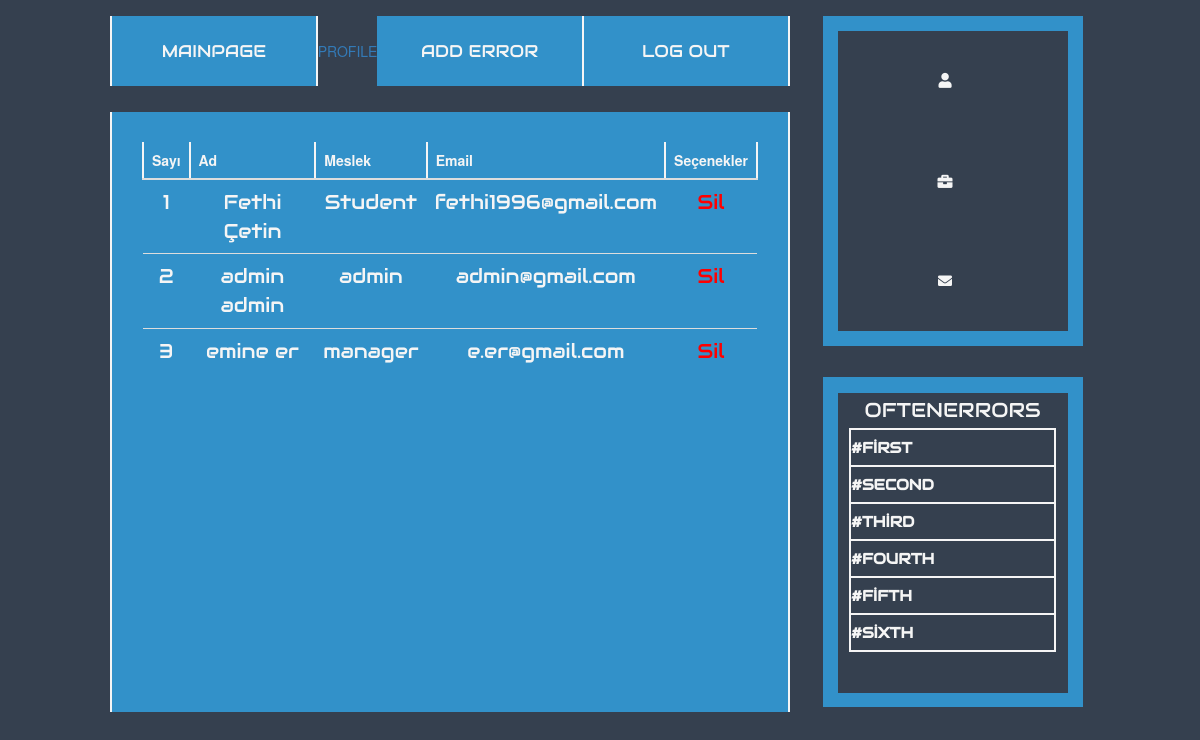
The page /errorsharing/index.php/members on the database its author committed.
### tables this page shows
CREATE TABLE `userlogin` (
  `id` int(11) NOT NULL,
  `name` varchar(255) NOT NULL,
  `lastname` varchar(255) NOT NULL,
  `job` varchar(255) NOT NULL,
  `email` text NOT NULL,
  `password` varchar(50) NOT NULL
);

### errorsharing/application/controllers/members.php (called while the page is built, shortened)
<?php
class Members extends CI_Controller {
    public function __construct(){
        $this->load->model('errorModel');
        $this->data['members'] = $this->errorModel->members();
    }
    public function index()
    {
        $this->load->view('members',$this->data);
    }
}

### errorsharing/index.php (called while the page is built, shortened)
<?php
require_once BASEPATH.'core/CodeIgniter.php';

### errorsharing/application/models/errormodel.php (called while the page is built, shortened)
<?php
class ErrorModel extends CI_Model{
	function members(){
		$sonuc = $this->db->get('userlogin');
		return ($sonuc->num_rows() > 0) ? $sonuc->result() : FALSE;
	}
}

### errorsharing/application/views/members.php (the view, shortened to what this page needs)
<!DOCTYPE html>
 <html lang="en">
 <head>
 </head>
 <link rel="stylesheet" href="https://use.fontawesome.com/releases/v5.5.0/css/all.css">
 <link rel="stylesheet" href="<?=site_url('bootstrap-3.3.7-dist/css/bootstrap.min.css') ?>">
<link rel="stylesheet" href="<?=site_url('sweetalert2/dist/sweetalert2.css') ?>" />
<link rel="stylesheet" href="<?=site_url('sweetalert2/dist/sweetalert2.min.css') ?>" />
 <body>
                <div id="container">
                    <div id="content">
                                <nav>
                                    <ul>
                                        <li id="first-last">
                                            <a href="<?=site_url('homepage')?>">MAINPAGE</a>
                                        </li>
                                        <?php if(@$_SESSION["name"] == "admin") { ?>
                                        <li class="orta">
                                            <a href="<?=site_url('profile')?>">ERRORS</a>
                                        </li>
                                        <?php }else { ?>
                                            <a href="<?=site_url('profile')?>">PROFILE</a>
                                        <?php } ?>
                                        <li class="orta">
                                            <a href="<?=site_url('adderror')?>">ADD ERROR</a>
                                        </li>
                                        <li class="orta">
                                            <a href="<?=site_url('login/cikisYap/')?>">LOG OUT</a>
                                        </li>
                                    </ul>
                                </nav>
                                <div id="icerik">
                                <table class="table" id="dev-table">
                                      <thead>
                                        <tr>
                                          <th>Sayı</th>
                                          <th>Ad</th>
                                          <th>Meslek</th>
                                          <th>Email</th>
                                          <th>Seçenekler</th>
                                        </tr>
                                      </thead>
                                      <tbody>
                                    <?php if(@$members) { ?>
                                        <?php $count=1; foreach ($members as $member) : ?>
                                        <tr>
                                            <td><?=$count?></td>
                                            <td><?=$member->name?> <?=$member->lastname?></td>
                                            <td><?=$member->job?></td>
                                            <td><?=$member->email?></td>
                                             <td><a style="cursor:pointer;color:red" onclick="uyesil(<?=$member->id?>);">Sil</a></td>
                                        </tr>
                                        <?php ++$count; endforeach; ?>
                                    <?php }else{ ?>
                                        <div class="alert alert-danger">Hiç uye bulunamadı.</div>
                                    <?php } ?>
                                      </tbody>
                                    </table>
                                </div>
                    </div>
                    <div id="others">
                        <div id="profil">
                            <div id="login">
                                <div id="namesurname">
                                    <div><i class="fas fa-user"></i></div>
                                </div>
                                <div id="job">
                                    <div><i class="fas fa-briefcase"></i></div>
                                </div>
                                <div id="mail">
                                    <div><i class="fas fa-envelope"></i></div>
                                </div>
                            </div>
                        </div>
                        <div id="information">
                            <div id="common-errors">
                                <div>
                                    <table>
                                        <tr>
                                            <td>OFTENERRORS</td>
                                        </tr>
                                        <tr>
                                            <th><a href="#">#FİRST</a></th>
                                        </tr>
                                        <tr>
                                            <th><a href="#">#SECOND</a></th>
                                        </tr>
                                        <tr>
                                            <th><a href="#">#THİRD</a></th>
                                        </tr>
                                        <tr>
                                            <th><a href="#">#FOURTH</a></th>
                                        </tr>
                                        <tr>
                                            <th><a href="#">#FİFTH</a></th>
                                        </tr>
                                        <tr>
                                            <th><a href="#">#SİXTH</a></th>
                                        </tr>
                                    </table>
                            </div>
                            </div>
                        </div>
                    </div>
                </div>
 </body>
 </html>

### errorsharing/application/views/members.php (style rules this page uses)
* { margin: 0; padding: 0; box-sizing: border-box; }
body { background-color: rgb(53, 64, 79); }
#container { margin: auto; width: 1000px; height: 723px; background-color: rgb(53, 64, 79); }
#content { float: left; width: 70%; height: 723px; background-color: rgb(53, 64, 79); display: flex; flex-direction: column; align-items: center; justify-content: space-around; }
#others { float: right; width: 29.5%; height: 723px; background-color: rgb(53, 64, 79); display: flex; flex-direction: column; align-items: center; justify-content: space-around; }
#profil { width: 260px; height: 330px; background-color:rgb(50, 145, 201); transition-property:all; transition-duration: 0.3s; transition-delay: 0.0s; transition-timing-function:ease; display: flex; flex-direction: column; align-items: center; justify-content: center; }
#information { width: 260px; height: 330px; background-color:rgb(50, 145, 201); transition-property:all; transition-duration: 0.3s; transition-delay: 0.0s; transition-timing-function:ease; }
nav { width: 680px; height: 80px; }
ul { width: 100%; height: 100%; display: flex; align-items: center; justify-content: space-around; background-color: rgb(53, 64, 79); }
ul li { list-style: none; background-color:rgb(50, 145, 201); display: flex; flex-direction: row; align-items: center; justify-content: center; width: 100%; height: 70px; font-family: 'Audiowide', cursive; transition-property:all; transition-duration: 0.3s; transition-delay: 0.0s; transition-timing-function:ease; }
ul li a { font-size: 17px; text-decoration: none; color: whitesmoke; transition-property:all; transition-duration: 0.3s; transition-delay: 0.0s; transition-timing-function:ease; }
#icerik { width: 680px; height: 600px; background-color:rgb(50, 145, 201); overflow: auto; border-left: 2px solid whitesmoke; border-right: 2px solid whitesmoke; padding: 30px; }
#login { width: 230px; height: 300px; background-color: rgb(53, 64, 79); display: flex; flex-direction: column; align-items: center; justify-content: space-around; transition-property:all; transition-duration: 0.3s; transition-delay: 0.0s; transition-timing-function:ease; border: none; }
#first-last { border-left: 2px solid whitesmoke; border-right:2px solid whitesmoke; }
.orta { border-right: 2px solid whitesmoke }
#common-errors { width: 230px; height: 300px; background-color: rgb(53, 64, 79); margin: auto; margin-top: 16px; border: none; transition-duration: 0.3s; transition-delay: 0.0s; transition-timing-function:ease; }
table { margin: auto; width: 207px; }
table tr { text-align: left; line-height: 35px; }
table th { border: 2px solid whitesmoke; color: whitesmoke; }
td { text-align: center; color: whitesmoke; font-family: 'Audiowide', cursive; font-size: 20px; }
th a { color: whitesmoke; font-family: 'Audiowide', cursive; text-decoration: none; font-size: 15px; }
#namesurname { color: whitesmoke; font-family: 'Audiowide', cursive; font-size: 15px; display: flex; align-items: center; }
#job { color: whitesmoke; font-family: 'Audiowide', cursive; font-size: 15px; display: flex; align-items: center; }
div[id="job"] div i { margin-right: 15px; }
div[id="namesurname"] div i { margin-right: 15px; }
#mail { color: whitesmoke; font-family: 'Audiowide', cursive; display: flex; align-items: center; }
div[id="mail"] div i { margin-right: 15px; }

### rows shown on the page
userlogin: name "Fethi", lastname "Çetin", job "Student", email "fethi1996@gmail.com"
userlogin: name "admin", lastname "admin", job "admin", email "admin@gmail.com"
userlogin: name "emine", lastname "er", job "manager", email "e.er@gmail.com"
